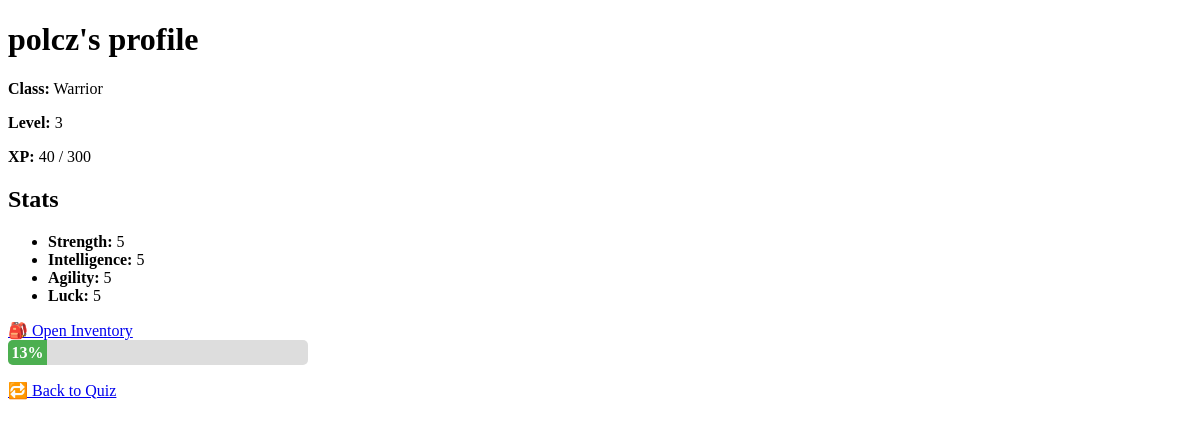
The app's page /profile/ (signed in), older data.
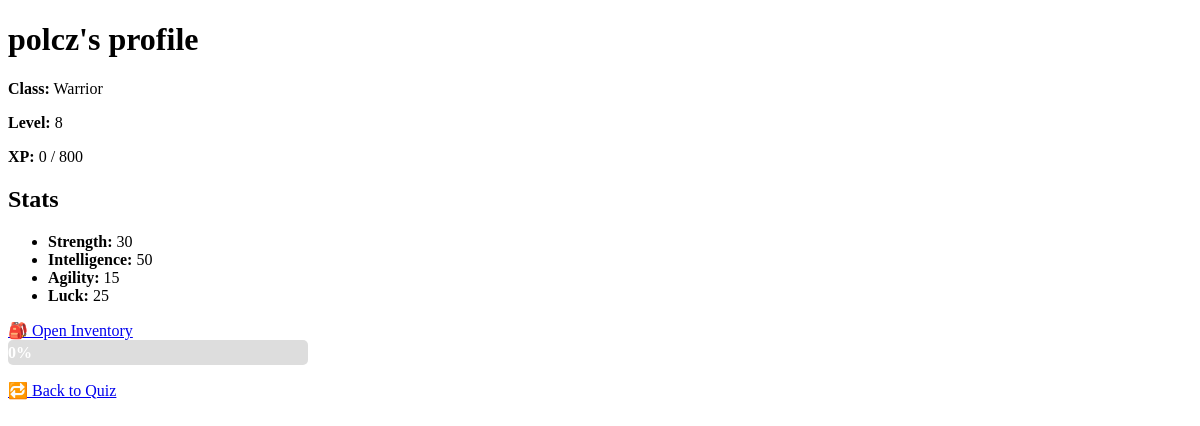
The same page, newer data.
### game/models.py (models this page shows, shortened)
class Character(models.Model):
    CLASS_CHOICES = [
        ("warrior", "Warrior"),
        ("mage", "Mage"),
        ("rogue", "Rogue"),
    ]
    user = models.OneToOneField(User, on_delete=models.CASCADE)
    name = models.CharField(max_length=100)
    character_class = models.CharField(
        max_length=20, choices=CLASS_CHOICES, default="warrior")
    level = models.IntegerField(default=1)
    experience = models.IntegerField(default=0)
    items = models.ManyToManyField("Item", related_name="characters", blank=True)
    strength = models.IntegerField(default=5)
    intelligence = models.IntegerField(default=5)
    agility = models.IntegerField(default=5)
    luck = models.IntegerField(default=5)
    stat_points = models.IntegerField(default=0)
    class XpReward(TypedDict):
        total: int
        base: int
        strength_bonus: int
        intelligence_bonus: int
        double: bool

### game/views.py (the view)
# urls.py: path("profile/", views.profile_view, name="profile"),
@login_required
def profile_view(request):
    character = Character.objects.get(user=request.user)
    xp_max = character.level * 100
    xp_progress = int((character.experience / xp_max) * 100)
    return render(
        request,
        "game/profile.html",
        {"character": character, "xp_progress": xp_progress},
    )

### game/templates/game/profile.html (shortened to what this page needs)
<!DOCTYPE html>
<html>
<head>
</head>
<body>
    <h1>{{ character.name }}'s profile</h1>
    <p><strong>Class:</strong> {{ character.get_character_class_display }}</p>
    <p><strong>Level:</strong> {{ character.level }}</p>
    <p><strong>XP:</strong> {{ character.experience }} / {{ character.level|add:"0" }}00</p>
    <h2>Stats</h2>
    <ul>
        <li><strong>Strength:</strong> {{ character.strength }}</li>
        <li><strong>Intelligence:</strong> {{ character.intelligence }}</li>
        <li><strong>Agility:</strong> {{ character.agility }}</li>
        <li><strong>Luck:</strong> {{ character.luck }}</li>
    </ul>
    <a href="{% url 'inventory' %}" class="button">🎒 Open Inventory</a>
    <div class="progress-bar-container">
        <div class="progress-bar-fill">
            {{ xp_progress }}%
        </div>
    </div>
    <p><a href="{% url 'quiz' %}">🔁 Back to Quiz</a></p>
</body>
</html>

Row changes from the older to the newer data that the page shows:
changed Character "polcz": level "3" → "8"; experience "40" → "0"; level|add "3" → "8"; strength "5" → "30"; intelligence "5" → "50"; agility "5" → "15"; luck "5" → "25"
Text that changed along with them:
{{ xp_progress }}: "13" → "0"
